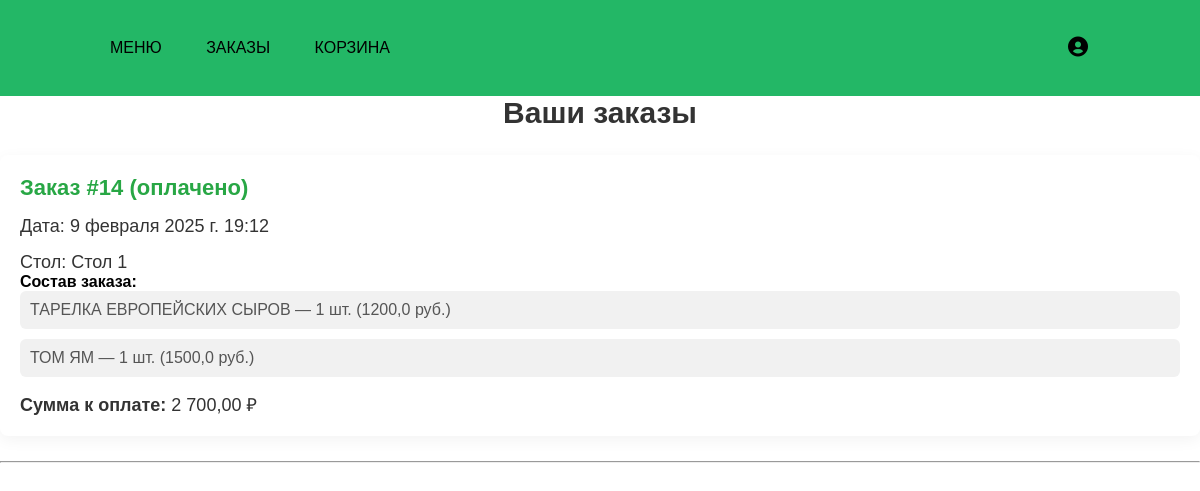
The app's page /orders/list/ (signed in) with its own data.
### orders/models.py (models this page shows, shortened)
class Order(models.Model):
    READY = 0
    PAID = 1
    WAITING = 2
    STATUSES = (
        (WAITING, 'в ожидании'),
        (PAID, 'оплачено'),
        (READY, 'готово'),
    )
    table_number = models.ForeignKey(Table, on_delete=models.CASCADE)
    basket_history = models.JSONField(default=dict)
    created = models.DateTimeField(auto_now_add=True)
    initiator = models.ForeignKey(User, on_delete=models.CASCADE, blank=True, null=True)
    status = models.SmallIntegerField(default=WAITING, choices=STATUSES)
    order_total = models.DecimalField(max_digits=10, decimal_places=2, default=0)  # Добавляем поле для общей суммы
    class Meta:
        verbose_name = ("Order")
        verbose_name_plural = ("Orders")

### main/models.py (models this page shows)
class Table(models.Model):
    table_number = models.IntegerField("Номер стола", unique=True)
    class Meta:
        verbose_name = "Table"
        verbose_name_plural = "Tables"
    def __str__(self):
        return f"Стол {self.table_number}"

### orders/views.py (the view)
# urls.py: path("list/", OrderListView.as_view(), name="order_list"),
class OrderListView(LoginRequiredMixin, ListView):
    model = Order
    template_name = "orders/order_list.html"
    context_object_name = "orders"
    def get_queryset(self):
        queryset = Order.objects.all() if self.request.user.is_superuser or self.request.user.is_staff else Order.objects.filter(initiator=self.request.user)
        status_filter = self.request.GET.get('status')
        if status_filter:
            queryset = queryset.filter(status=status_filter)
        table_filter = self.request.GET.get('table_number')
        if table_filter:
            queryset = queryset.filter(table_number__id=table_filter)
        return queryset.order_by('status', '-created')

### main/context_processors.py (called while the page is built)
def basket(request):
    user = request.user
    baskets = Basket.objects.filter(user=user) if user.is_authenticated else []
    order_total = sum(basket.product.price * basket.quantity for basket in baskets)
    return {
        'basket': baskets,
        'order_total': order_total,
    }

### orders/templates/orders/order_list.html (shortened to what this page needs)
{% extends "main/base.html" %}
{% load static %}
{% load humanize %}
{% block extra_css %}
    <link rel="stylesheet" href="{% static 'orders/css/order_list/order_list.css' %}">
{% endblock %}
{% block body %}
{% include 'main/base.html' %}
{% if user.is_superuser or user.is_staff %}
    <h2>Все заказы</h2>
    <form method="get">
        <label for="status">Сортировать по статусу:</label>
        <select name="status" id="status">
            <option value="">Все статусы</option>
            <option value="0" {% if request.GET.status == "0" %}selected{% endif %}>Готово</option>
            <option value="1" {% if request.GET.status == "1" %}selected{% endif %}>Оплачено</option>
            <option value="2" {% if request.GET.status == "2" %}selected{% endif %}>В ожидании</option>
        </select>
        <label for="table_number">Поиск по номеру стола:</label>
        <input type="text" name="table_number" id="table_number" value="{{ request.GET.table_number }}" placeholder="Введите номер стола">
        <button type="submit">Применить</button>
    </form>
{% else %}
    <h2>Ваши заказы</h2>
{% endif %}
{% for order in orders %}
    <div class="order">
        <h3>Заказ #{{ order.id }} ({{ order.get_status_display }})</h3>
        <p>Дата: {{ order.created }}</p>
        <p>Стол: {{ order.table_number }}</p>
        <h4>Состав заказа:</h4>
        <ul>
            {% for item in order.basket_history %}
                <li>{{ item.product }} — {{ item.quantity }} шт. ({{ item.total }} руб.)</li>
            {% endfor %}
        </ul>
        <p><strong>Сумма к оплате:</strong> {{ order.order_total|intcomma }} ₽</p>
    </div>
    <hr>
{% empty %}
    <p>У вас нет заказов.</p>
{% endfor %}
{% endblock %}

### orders/static/orders/css/order_list/order_list.css (style rules this page uses)
h2 { font-size: 30px; font-weight: bold; color: #333; margin-bottom: 25px; text-align: center; }
.order { background-color: #ffffff; padding: 20px; border-radius: 8px; box-shadow: 0px 4px 15px rgba(0, 0, 0, 0.05); margin-bottom: 25px; transition: transform 0.3s ease, box-shadow 0.3s ease; }
.order h3 { font-size: 22px; font-weight: bold; color: #28a745; margin-bottom: 10px; }
.order ul { list-style: none; padding-left: 0; }
.order ul li { font-size: 16px; color: #555; background-color: #f1f1f1; border-radius: 6px; padding: 10px; margin-bottom: 10px; transition: background-color 0.3s ease; }
.order p { font-size: 18px; color: #333; font-weight: 500; margin-top: 15px; }

### main/static/main/css/base/base.css (style rules this page uses)
* { margin: 0; padding: 0%; font-family: 'Trebuchet MS', 'Lucida Sans Unicode', 'Lucida Grande', 'Lucida Sans', Arial, sans-serif; }

### records on screen
Order: id "14", status "оплачено", created "9 февраля 2025 г. 19:12", table_number "Стол 1", product "ТАРЕЛКА ЕВРОПЕЙСКИХ СЫРОВ" "ТОМ ЯМ", quantity "1" "1", total "1200,0" "1500,0", order_total "2 700,00"
